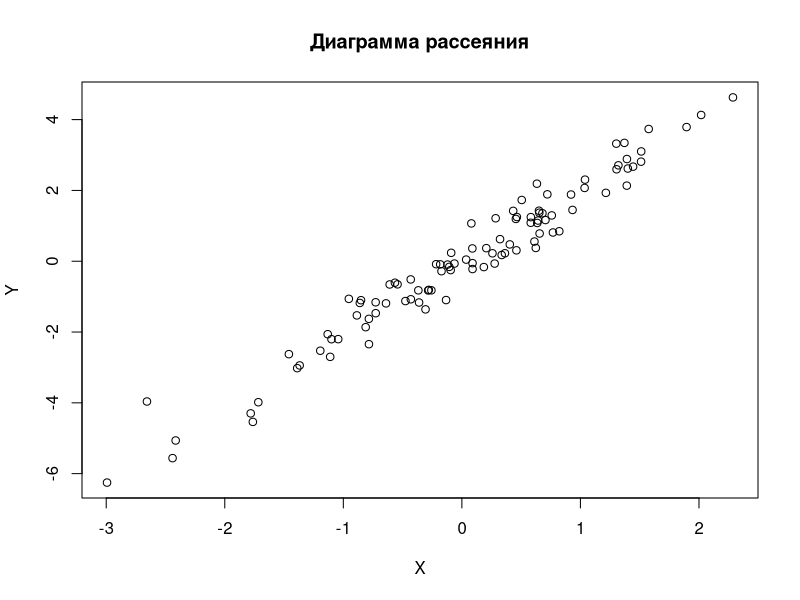
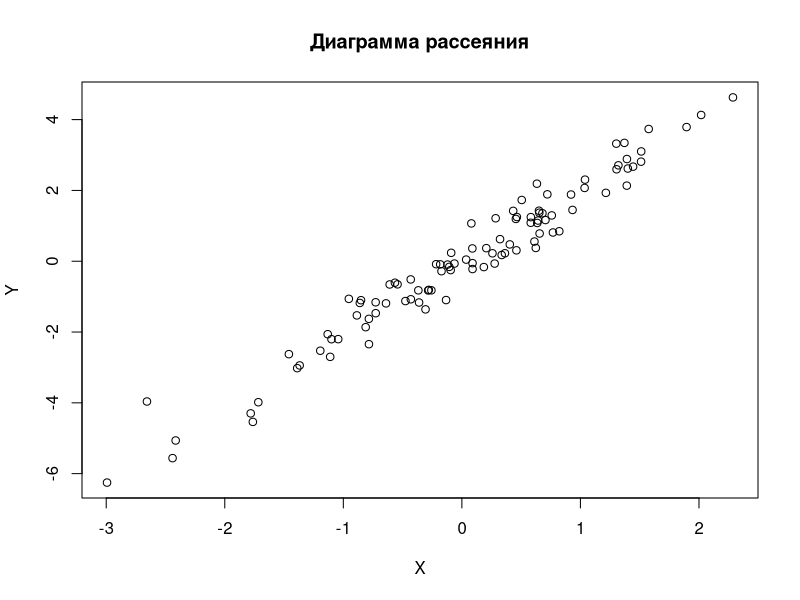

The R script that drew these images, in order:
# Скрипт R для построения диаграммы рассеяния и сохранения в файл

# Генерация случайных данных
set.seed(42) # Для воспроизводимости
x <- rnorm(100)
y <- 2 * x + rnorm(100, sd = 0.5)

# Создание диаграммы рассеяния
plot(x, y, main = "Диаграмма рассеяния", xlab = "X", ylab = "Y")

# Сохранение в файл со случайным именем
random_name <- paste0("scatter_plot_", sample(1000:9999, 1), ".png")
png(filename = random_name, width = 800, height = 600)
plot(x, y, main = "Диаграмма рассеяния", xlab = "X", ylab = "Y")
dev.off()

cat("Диаграмма рассеяния сохранена в файл:", random_name, "\n")
